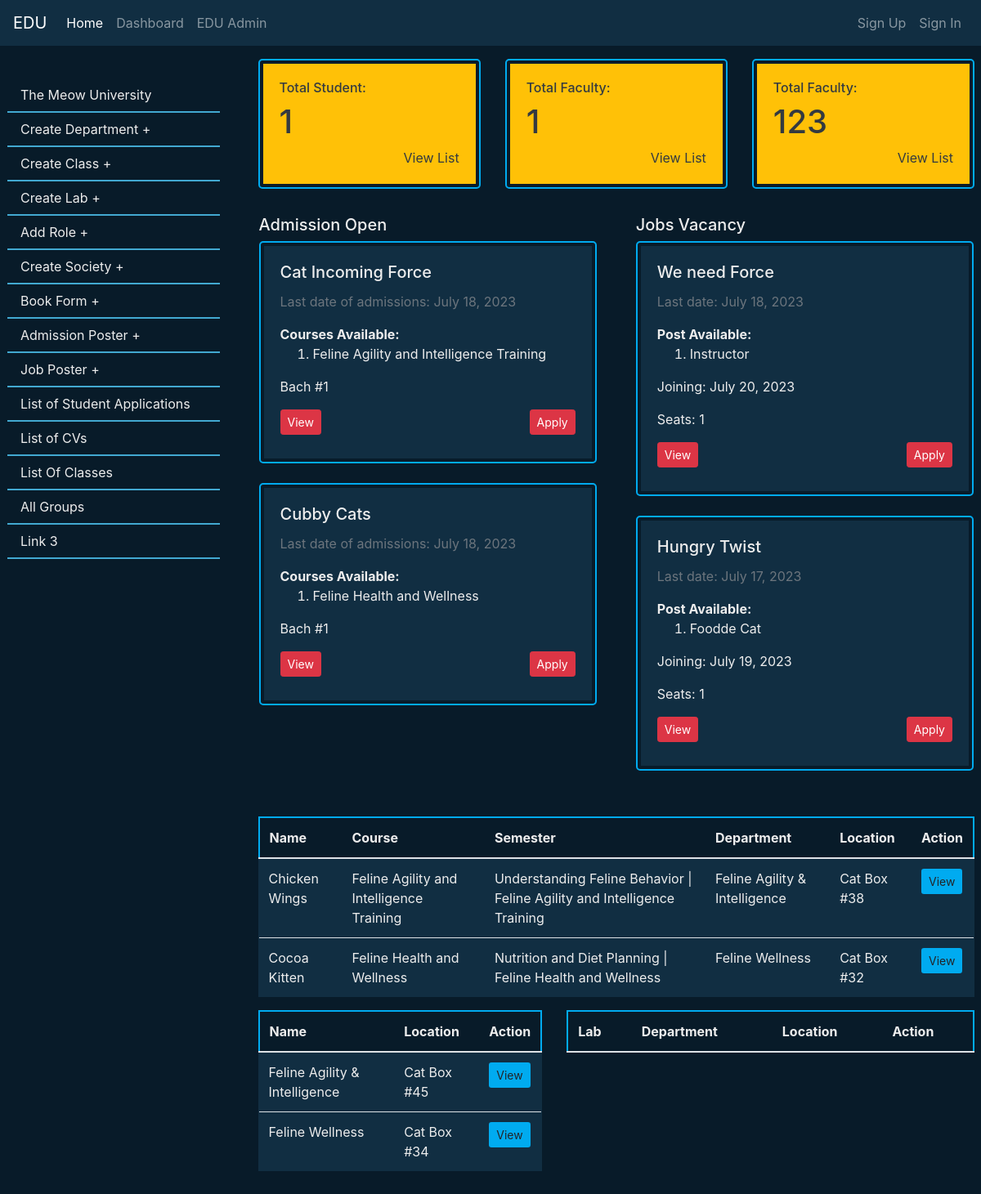
Page /edu/The_Meow_University6b5c9/admin/ on the committed database.
### edu/models.py (models this page shows, shortened)
class xEduInstitution(models.Model):
    OwnerOfX = models.OneToOneField(User, on_delete=models.CASCADE)
    name = models.CharField(max_length=150)
    typeOfInstitution = models.ForeignKey(InstitutionType, on_delete=models.CASCADE)
    uuid = models.UUIDField(default=uuid.uuid4,editable=False)
    email = models.EmailField()
    country = CountryField()
    phone = models.CharField(max_length=20)
    address = models.CharField(max_length=255)
    picture = models.ImageField(upload_to=upload_path, blank=True)
    registration_date = models.DateField(default=timezone.now , editable=False)
    pk_key = models.CharField( unique=True, max_length=255)
    active = models.BooleanField(default=True)
    def __str__(self):
        return self.name

class InstCourse(models.Model):
    id = models.AutoField(primary_key=True)
    edu = models.ForeignKey(xEduInstitution, on_delete=models.CASCADE)
    name = models.CharField(max_length=150,null=False)
    duration = models.CharField(max_length=75,null=True,blank=True)
    descripition = models.TextField()
    totalfee = models.CharField(max_length=75,null=True,blank=True)
    totalSimsters = models.IntegerField(null=True,blank=True)
    smFull = models.BooleanField(default=False)
    '''def save(self, *args, **kwargs):
        if self.totalSimsters is not None:
            existing_semesters = Semester.objects.filter(course_id=self.id).count()
            if existing_semesters >= self.totalSimsters:
                self.smFull = True
        super().save(*args, **kwargs)'''
    def __str__(self):
        return f"{self.name}"

class Semester(models.Model):
    course = models.ForeignKey(InstCourse, on_delete=models.CASCADE)
    name = models.CharField(max_length=150)
    books = models.ManyToManyField(Book, blank=True)
    duration = models.CharField(max_length=75)
    description = models.TextField()
    fee = models.CharField(max_length=75)
    def __str__(self):
        return str(f"{self.name} | {self.course}")

### edu_recruiter/models.py (models this page shows, shortened)
class AdmissionFrom(models.Model):
    name = models.CharField(max_length=50)
    edu = models.ForeignKey(xEduInstitution, on_delete=models.CASCADE)
    course = models.ManyToManyField(InstCourse,blank=True)
    requirements = models.TextField(blank=True,null=True)
    sectionStart = models.DateField()
    sectionEnd = models.DateField()
    lastDate = models.DateField()
    seats = models.IntegerField()
    bachno = models.IntegerField()
    dateOfcreation = models.DateField(default=timezone.now,editable=False)
    disable = models.BooleanField(default=False)
    ad = models.ImageField(upload_to=upload_path,blank=True,null=True)
    status = models.CharField(choices=STATUS_CHOICES, default=ONGOING, max_length=20)

class jobRecruitry(models.Model):
    name = models.CharField(max_length=50)
    edu = models.ForeignKey(xEduInstitution, on_delete=models.CASCADE)
    forPost = models.ManyToManyField(eduRole,blank=True)
    requirements = models.TextField(blank=True,null=True)
    joining = models.DateField()
    lastDate = models.DateField()
    seats = models.IntegerField()
    dateOfcreation = models.DateField(default=timezone.now,editable=False)
    disable = models.BooleanField(default=False)
    ad = models.ImageField(upload_to=upload_path,blank=True,null=True)
    status = models.CharField(choices=STATUS_CHOICES, default=ONGOING, max_length=20)

### edu_stracture/models.py (models this page shows, shortened)
class eduRole(models.Model):
    edu = models.ForeignKey(xEduInstitution, on_delete=models.CASCADE)
    name = models.CharField(max_length=100)
    seats = models.IntegerField()
    dateOfcreation = models.DateField(default=timezone.now,editable=False)
    def __str__(self):
        return self.name

class eduClass(models.Model):
    edu = models.ForeignKey(xEduInstitution, on_delete=models.CASCADE)
    course = models.ForeignKey(InstCourse, on_delete=models.CASCADE)
    semister = models.ForeignKey(Semester, on_delete=models.CASCADE)
    department = models.ForeignKey(eduDepartment,blank=True,null=True ,on_delete=models.CASCADE)
    name = models.CharField(max_length=100)
    capacity = models.IntegerField()
    location = models.CharField(max_length=150)
    picture = models.ImageField(upload_to=upload_path,blank=True)
    dateOfcreation = models.DateField(default=timezone.now,editable=False)

class eduDepartment(models.Model):
    edu = models.ForeignKey(xEduInstitution, on_delete=models.CASCADE)
    name = models.CharField(max_length=100)
    location = models.CharField(max_length=150)
    picture = models.ImageField(upload_to=upload_path,blank=True)
    dateOfcreation = models.DateField(default=timezone.now,editable=False)
    def __str__(self):
        return self.name

### edu_stracture/views.py (the view)
# urls.py: path('admin/',eduAdmin.as_view(),name='eduAdmin'),
class eduAdmin(View):
    template_name = "eduAdmin.html"
    def get(self, request,pk_key):
        edu = get_object_or_404(xEduInstitution,pk_key=pk_key)
        class_list = eduClass.objects.filter(edu=edu)
        dept_list = eduDepartment.objects.filter(edu=edu)
        labs_list = eduLab.objects.filter(edu=edu)
        cv_poster = jobRecruitry.objects.filter(edu=edu)
        admision_poster = AdmissionFrom.objects.filter(edu=edu)
        faculty_list = eduFaculty.objects.filter(edu=edu)
        contFlty = faculty_list.count()
        student_list = eduStudents.objects.filter(edu=edu)
        contStudent = student_list.count()
        contx = {
            'faculty_list':faculty_list,
            'contFlty':contFlty,
            'student_list':student_list,
            'contStudent':contStudent,
            'class_list':class_list,
            'dept_list':dept_list,
            'labs_list':labs_list,
            'cv_poster':cv_poster,
            'admision_poster':admision_poster,
            'edu':edu,
        }
        return render(request,self.template_name,contx)

### templates/eduAdmin.html (shortened to what this page needs)
{% extends 'base.html' %}
{% block fluid_contx %}
<div class="container-fluid  p-0 txt-clr ">
    <div class="row ">
        <div class="col-md-3  sticky-top  dashNav p-0" style="min-height:100%;">
            <ul class="nav flex-column  p-4">
                {% if edu %}
                <li class="nav-item">
                    <a class="nav-link" href="{% url 'eduD' edu.pk_key  %}">{{edu}}</a>
                </li>
                {% endif %}
                {% if edu.OwnerOfX %}
                <li class="nav-item">
                    <a class="nav-link " href="{% url 'addept' edu.pk_key %}">Create Department +</a>
                </li>
                <li class="nav-item">
                    <a class="nav-link " href="{% url 'createclass' edu.pk_key %}">Create Class +</a>
                </li>
                <li class="nav-item">
                    <a class="nav-link " href="{% url 'createlab' edu.pk_key %}">Create Lab +</a>
                </li>
                <li class="nav-item">
                    <a class="nav-link " href="{% url 'addRole' edu.pk_key %}">Add Role +</a>
                </li>
                <li class="nav-item">
                    <a class="nav-link " href="{% url 'createSociety' edu.pk_key %}">Create Society +</a>
                </li>
                <li>
                    <a class="nav-link " href="{% url 'createBooks' edu.pk_key %}">Book Form +</a>
                </li>
                <li class="nav-item">
                    <a class="nav-link" href="{% url 'admission' edu.pk_key %}">Admission Poster +</a>
                </li>
                <li class="nav-item">
                    <a class="nav-link" href="{% url 'jobvacancy' edu.pk_key %}">Job Poster +</a>
                </li>
                <li class="nav-item">
                    <a class="nav-link" href="{% url 'LOA' edu.pk_key %}">List of Student Applications </a>
                </li>
                <li class="nav-item">
                    <a class="nav-link" href="{% url 'CVs' edu.pk_key %}">List of CVs</a>
                </li>
                <li class="nav-item">
                    <a class="nav-link" href="{% url 'classCList' edu.pk_key %}">List Of Classes</a>
                </li>
                <li class="nav-item">
                    <a class="nav-link" href="{% url 'allGroups' edu.pk_key %}">All Groups</a>
                </li>
                {% endif %}
                <li class="nav-item">
                    <a class="nav-link" href="#">Link 3</a>
                </li>
            </ul>
        </div>
        <div class="col-md-9 ">
        {% block adm_area %}
        <div class="row pr-2 pl-2">
            <div class="col-md-4 mb-2">
                <div class="card cs-card text-dark">
                    <div class="card-body bg-warning">
                        <h6>Total Student:</h6>
                        <h1>{{contStudent}}</h1>
                        <p>
                            <a class="text-dark float-right" href="{% url 'studentsList' edu.pk_key %}">View List</a>
                        </p>
                    </div>
                </div>
            </div>
            <div class="col-md-4 mb-2">
                <div class="card cs-card text-dark">
                    <div class="card-body bg-warning">
                        <h6>Total Faculty:</h6>
                        <h1>{{contFlty}}</h1>
                        <p>
                            <a class="text-dark float-right" href="{% url 'facultiesList' edu.pk_key %}">View List</a>
                        </p>
                    </div>
                </div>
            </div>
            <div class="col-md-4 mb-2">
                <div class="card cs-card text-dark">
                    <div class="card-body bg-warning">
                        <h6>Total Faculty:</h6>
                        <h1>123</h1>
                        <p>
                            <a class="text-dark float-right" href="#">View List</a>
                        </p>
                    </div>
                </div>
            </div>
        </div>
        <div class="row">
            {% if admision_poster %}
            <div class="col-md-6 p-4">
                <h5>Admission Open</h5>
                {% for formAD in admision_poster.all %}
                {% if formAD.status == 'Ongoing' %}
                <div class="cs-card">
                    <div class="bg-snd card-body">
                        <h5 class="card-title">{{formAD.name}}</h5>
                        <p class="text-muted">Last date of admissions: {{formAD.lastDate}}</p>
                        <b>Courses Available:</b>
                        <ol>
                            {% for i in formAD.course.all %}
                            <a href="{% url 'courseD' edu.pk_key i.name i.pk %}" target="_blank" class="txt-clr"><li>{{i}}</li></a>
                            {% endfor %}
                        </ol>
                        <p>Bach #{{formAD.bachno}}</p>
                        <div class="mb-3">
                            <div class="float-left">
                                <a href="{% url 'admissionD' edu.pk_key formAD.pk formAD.name %}"><button class="btn btn-danger btn-sm">View</button></a>
                            </div>
                            <div class="float-right">
                                <a><button class="btn btn-danger btn-sm">Apply</button></a>
                            </div>
                            <br>
                        </div>
                    </div>
                </div><br>
                {% endif %}
                {% endfor %}
            </div>
            {% endif %}
            {% if cv_poster %}
            <div class="col-md-6 p-4">
                <h5>Jobs Vacancy</h5>
                {% for cv in cv_poster.all %}
                {% if cv.status == 'Ongoing' %}
                <div class="cs-card">
                    <div class="bg-snd card-body">
                        <h5 class="card-title">{{cv.name}}</h5>
                        <p class="text-muted">Last date: {{cv.lastDate}}</p>
                        <b>Post Available:</b>
                        <ol>
                            {% for i in cv.forPost.all %}
                            <a href="{% url 'courseD' edu.pk_key i.name i.pk %}" target="_blank" class="txt-clr"><li>{{i}}</li></a>
                            {% endfor %}
                        </ol>
                        <p>Joining: {{cv.joining}}</p>
                        <p>Seats: {{cv.seats}}</p>
                        <div class="mb-3">
                            <div class="float-left">
                                <a href="{% url 'jobd' edu.pk_key cv.pk cv.name %}"><button class="btn btn-danger btn-sm">View</button></a>
                            </div>
                            <div class="float-right">
                                <a><button class="btn btn-danger btn-sm">Apply</button></a>
                            </div>
                            <br>
                        </div>
                    </div>
                </div><br>
                {% endif %}
                {% endfor %}
            </div>
            {% endif %}
        </div>
        <div class="p-2">
        <table class="table bg-snd txt-clr">
            <thead class="cs-card">
              <tr>
                <th>Name</th>
                <th>Course</th>
                <th>Semester</th>
                <th>Department</th>
                <th>Location</th>
                <th>Action</th>
              </tr>
            </thead>
            <tbody>
              {% for class in class_list %}
                <tr>
                  <td>{{ class.name }}</td>
                  <td>{{ class.course }}</td>
                  <td>{{ class.semister }}</td>
                  <td>{{ class.department }}</td>
                  <td>{{ class.location }}</td>
                  <td>
                    <a href="#">
                        <button class="btn main-bg btn-sm">View</button>
                    </a>
                  </td>
                </tr>
              {% endfor %}
            </tbody>
        </table>
        <div class="row">
            <div class="col-md-5">
                <table class="table bg-snd txt-clr">
                    <thead class="cs-card">
                        <tr>
                          <th>Name</th>
                          <th>Location</th>
                          <th>Action</th>
                        </tr>
                      </thead>
                      <tbody>
                        {% for dept in dept_list %}
                          <tr>
                            <td>{{ dept.name }}</td>
                            <td>{{ dept.location }}</td>
                            <td>
                              <a href="#">
                                  <button class="btn main-bg btn-sm">View</button>
                              </a>
                            </td>
                          </tr>
                        {% endfor %}
                      </tbody>
                </table>
            </div>
            <div class="col-md-7">
                <table class="table bg-snd txt-clr">
                    <thead class="cs-card">
                        <tr>
                            <th>Lab</th>
                            <th>Department</th>
                            <th>Location</th>
                            <th>Action</th>
                        </tr>
                      </thead>
                </table>
            </div>
        </div>
        </div>
        {% endblock adm_area %}
        </div>
    </div>
</div>
{% endblock fluid_contx %}

### static/css/main.css (style rules this page uses)
:root { --bg-color:#081b29; --second-bg-color:#112e42; --text-color:#ededed; --main-color:#00abf0; }
html { overflow-x:hidden ; }
body { background-color: var(--bg-color) !important ; }
.bg-fst { background-color:var(--bg-color) !important; }
.bg-snd { background-color:var(--second-bg-color) !important; }
.txt-clr { color: var(--text-color) !important; }
.main-bg { background-color:var(--main-color) !important; }
.cs-card { background-color: var(--bg-color) !important; color: var(--text-color) !important; border: 2px solid var(--main-color) !important; border-radius: 5px !important; min-height: 45px; padding: 4px; }

### static/css/dashbord.css (style rules this page uses)
.dashNav { position: relative; height: 100vh; overflow-y: scroll; scrollbar-width: 10px; scrollbar-color: #42a9d1 #42a9d1; }
.dashNav ul li a { position: relative; color:#ededed !important; border-bottom: 2px solid #42a9d1; width: 100%; }

### rows in the picture
xEduInstitution: name "The Meow University"
AdmissionFrom: name "Cat Incoming Force", lastDate "July 18, 2023", bachno "1"
InstCourse: name "Feline Agility and Intelligence Training"
AdmissionFrom: name "Cubby Cats", lastDate "July 18, 2023", bachno "1"
InstCourse: name "Feline Health and Wellness"
jobRecruitry: name "We need Force", lastDate "July 18, 2023", joining "July 20, 2023", seats "1"
eduRole: name "Instructor"
jobRecruitry: name "Hungry Twist", lastDate "July 17, 2023", joining "July 19, 2023", seats "1"
eduRole: name "Foodde Cat"
eduClass: name "Chicken Wings", course "Feline Agility and Intelligence Training", semister "Understanding Feline Behavior | Feline Agility and Intelligence Training", department "Feline Agility & Intelligence", location "Cat Box #38"
eduClass: name "Cocoa Kitten", course "Feline Health and Wellness", semister "Nutrition and Diet Planning | Feline Health and Wellness", department "Feline Wellness", location "Cat Box #32"
eduDepartment: name "Feline Agility & Intelligence", location "Cat Box #45"
eduDepartment: name "Feline Wellness", location "Cat Box #34"

### other values in the picture
{{ contStudent }} "1"
{{ contFlty }} "1"
